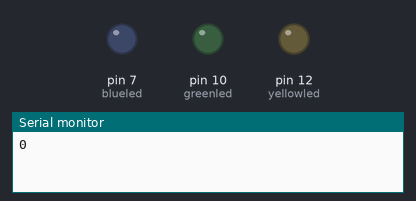
Bench run of a program on a simulated Arduino Uno, built with avr-gcc and run on an emulated ATmega328P. On the bench: output pins drawn as LEDs (lit = HIGH), the last lines printed to the serial monitor.

Above: at 0.4 s.
At 0.86 s:
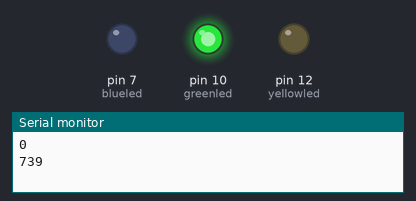
At 1.52 s:
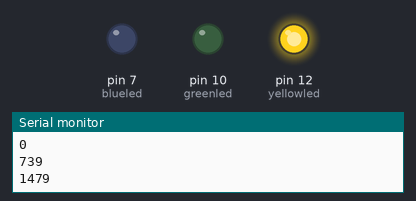
At 2.42 s:
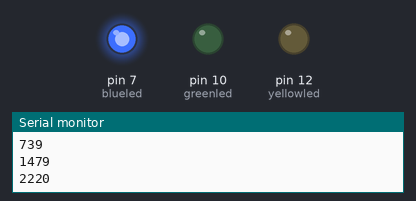
Timing chart, 0 to 3.0 s (numbered marks = the images above):
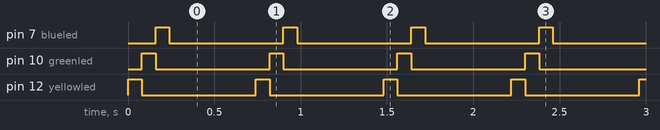

The program:

main.cpp
```cpp
#include <Arduino.h>

/*
  Blinking LEDs - test program to run 3 LEDs in a pattern of blinks
*/

int yellowled = 12;
int greenled = 10;
int blueled = 7;

// the setup routine runs once when you press reset:
void setup() {
  Serial.begin(9600);
  // initialize the digital pin as an output.
  pinMode(yellowled, OUTPUT);
  pinMode(greenled, OUTPUT);
  pinMode(blueled, OUTPUT);
}

// the loop routine runs over and over again forever:
void loop() {
  long currentMillis = millis();
  Serial.println(currentMillis);
  digitalWrite(yellowled, HIGH);   // turn the LED on (HIGH is the voltage level)
  delay(80);                      // wait for 1/2 a second
  digitalWrite(yellowled, LOW);    // turn the LED off by making the voltage LOW
  digitalWrite(greenled, HIGH);    // turn the LED on (HIGH is the voltage level)
  delay(80);                      // wait for 1/2 a second
  digitalWrite(greenled, LOW);     // turn the LED off by making the voltage LOW
  digitalWrite(blueled, HIGH);     // turn the LED on (HIGH is the voltage level)
  delay(80);                      // wait for 1/2 a second
  digitalWrite(blueled, LOW);      // turn the LED off by making the voltage LOW
  delay(500);                     // wait for a second
}
```

Measured:
- by itself, pin 7 (blueled), pin 10 (greenled), pin 12 (yellowled): alternates HIGH for 0.08 s and LOW for 0.66 s
- by itself, everything shown: repeats every 0.74 s, in 4 steps
